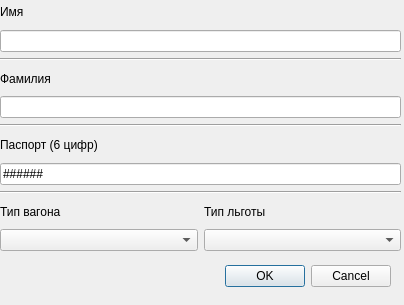
<?xml version="1.0" encoding="UTF-8"?>
<ui version="4.0">
 <class>AddingDialog</class>
 <widget class="QDialog" name="AddingDialog">
  <property name="windowModality">
   <enum>Qt::WindowModality::NonModal</enum>
  </property>
  <property name="geometry">
   <rect>
    <x>0</x>
    <y>0</y>
    <width>404</width>
    <height>305</height>
   </rect>
  </property>
  <property name="sizePolicy">
   <sizepolicy hsizetype="Fixed" vsizetype="Fixed">
    <horstretch>0</horstretch>
    <verstretch>0</verstretch>
   </sizepolicy>
  </property>
  <property name="minimumSize">
   <size>
    <width>404</width>
    <height>305</height>
   </size>
  </property>
  <property name="maximumSize">
   <size>
    <width>404</width>
    <height>305</height>
   </size>
  </property>
  <property name="baseSize">
   <size>
    <width>404</width>
    <height>305</height>
   </size>
  </property>
  <property name="windowTitle">
   <string>Добавление</string>
  </property>
  <widget class="QDialogButtonBox" name="buttonBox">
   <property name="geometry">
    <rect>
     <x>50</x>
     <y>260</y>
     <width>341</width>
     <height>32</height>
    </rect>
   </property>
   <property name="orientation">
    <enum>Qt::Orientation::Horizontal</enum>
   </property>
   <property name="standardButtons">
    <set>QDialogButtonBox::StandardButton::Cancel|QDialogButtonBox::StandardButton::Ok</set>
   </property>
  </widget>
  <widget class="QWidget" name="verticalLayoutWidget">
   <property name="geometry">
    <rect>
     <x>0</x>
     <y>0</y>
     <width>401</width>
     <height>251</height>
    </rect>
   </property>
   <layout class="QVBoxLayout" name="verticalLayout">
    <property name="spacing">
     <number>6</number>
    </property>
    <item>
     <widget class="QLabel" name="add_label_1">
      <property name="text">
       <string>Имя</string>
      </property>
     </widget>
    </item>
    <item>
     <widget class="QLineEdit" name="add_line_1">
      <property name="inputMask">
       <string/>
      </property>
      <property name="text">
       <string comment="None"/>
      </property>
      <property name="maxLength">
       <number>50</number>
      </property>
      <property name="clearButtonEnabled">
       <bool>false</bool>
      </property>
     </widget>
    </item>
    <item>
     <widget class="Line" name="line">
      <property name="orientation">
       <enum>Qt::Orientation::Horizontal</enum>
      </property>
     </widget>
    </item>
    <item>
     <widget class="QLabel" name="add_label_2">
      <property name="text">
       <string>Фамилия</string>
      </property>
     </widget>
    </item>
    <item>
     <widget class="QLineEdit" name="add_line_2">
      <property name="text">
       <string comment="None"/>
      </property>
      <property name="maxLength">
       <number>50</number>
      </property>
     </widget>
    </item>
    <item>
     <widget class="Line" name="line_2">
      <property name="orientation">
       <enum>Qt::Orientation::Horizontal</enum>
      </property>
     </widget>
    </item>
    <item>
     <widget class="QLabel" name="add_label_3">
      <property name="text">
       <string>Паспорт (6 цифр)</string>
      </property>
     </widget>
    </item>
    <item>
     <widget class="QLineEdit" name="add_line_3">
      <property name="inputMask">
       <string notr="true">&gt;999999;#</string>
      </property>
      <property name="text">
       <string notr="true"/>
      </property>
      <property name="maxLength">
       <number>6</number>
      </property>
      <property name="frame">
       <bool>true</bool>
      </property>
      <property name="echoMode">
       <enum>QLineEdit::EchoMode::Normal</enum>
      </property>
      <property name="cursorPosition">
       <number>0</number>
      </property>
      <property name="placeholderText">
       <string notr="true"/>
      </property>
     </widget>
    </item>
    <item>
     <widget class="Line" name="line_3">
      <property name="orientation">
       <enum>Qt::Orientation::Horizontal</enum>
      </property>
     </widget>
    </item>
    <item>
     <layout class="QHBoxLayout" name="labelsLayout">
      <item>
       <widget class="QLabel" name="AddVTypeLabel">
        <property name="enabled">
         <bool>true</bool>
        </property>
        <property name="text">
         <string>Тип вагона</string>
        </property>
       </widget>
      </item>
      <item>
       <widget class="QLabel" name="AddDiscLabel">
        <property name="text">
         <string>Тип льготы</string>
        </property>
       </widget>
      </item>
     </layout>
    </item>
    <item>
     <layout class="QHBoxLayout" name="combosLayout">
      <item>
       <widget class="QComboBox" name="comboVTypeAdd"/>
      </item>
      <item>
       <widget class="QComboBox" name="comboDiscountAdd"/>
      </item>
     </layout>
    </item>
   </layout>
  </widget>
 </widget>
 <resources/>
 <connections>
  <connection>
   <sender>buttonBox</sender>
   <signal>accepted()</signal>
   <receiver>AddingDialog</receiver>
   <slot>accept()</slot>
   <hints>
    <hint type="sourcelabel">
     <x>248</x>
     <y>254</y>
    </hint>
    <hint type="destinationlabel">
     <x>157</x>
     <y>274</y>
    </hint>
   </hints>
  </connection>
  <connection>
   <sender>buttonBox</sender>
   <signal>rejected()</signal>
   <receiver>AddingDialog</receiver>
   <slot>reject()</slot>
   <hints>
    <hint type="sourcelabel">
     <x>316</x>
     <y>260</y>
    </hint>
    <hint type="destinationlabel">
     <x>286</x>
     <y>274</y>
    </hint>
   </hints>
  </connection>
 </connections>
</ui>
